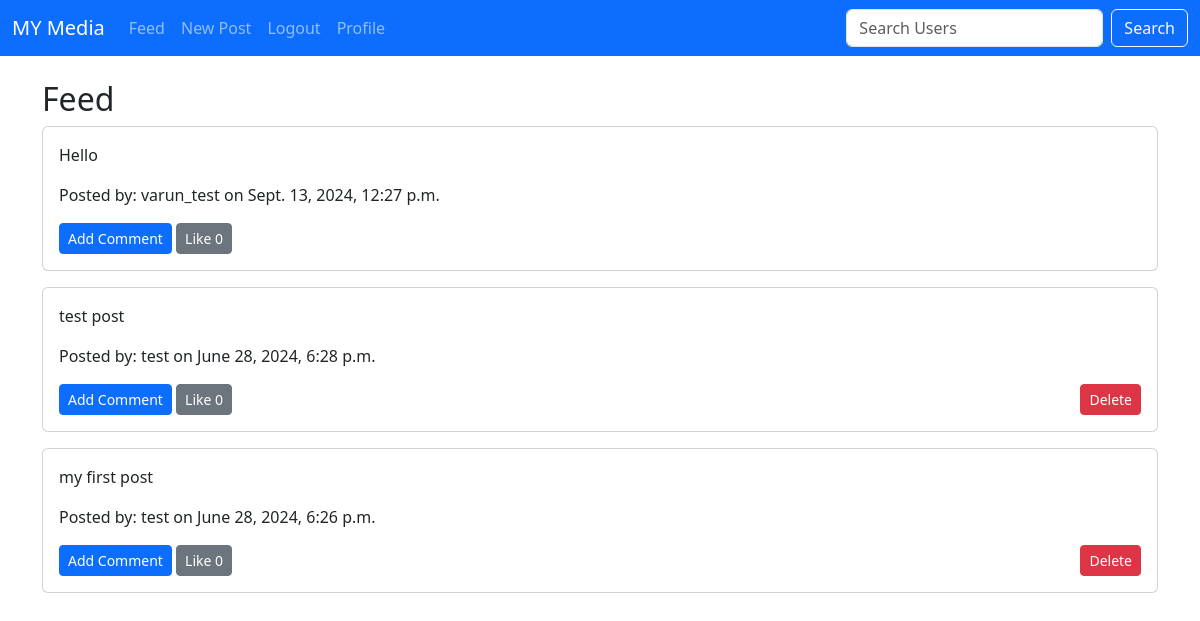
The page /feed/ (signed in) on the database its author committed.
### core/models.py (models this page shows, shortened)
class Post(models.Model):
    content = models.TextField()
    user = models.ForeignKey(User, on_delete=models.CASCADE, related_name='posts')
    created_at = models.DateTimeField(auto_now_add=True)
    updated_at = models.DateTimeField(auto_now=True)

### core/views.py (the view)
# urls.py: path('feed/', views.feed, name='feed'),
def feed(request):
    posts = Post.objects.all().order_by('-created_at')
    if request.user.is_authenticated:
        return render(request, 'feed.html', {'posts': posts})
    else:
        return render(request, 'guest_feed.html', {'posts': posts})

### core/templates/feed.html (shortened to what this page needs)
{% extends 'base.html' %}
{% block content %}
  <h2>Feed</h2>
  {% for post in posts %}
    <div class="card mb-3">
      <div class="card-body">
        <p class="card-text">{{ post.content }}</p>
        <p class="card-text">Posted by: {{ post.user.username }} on {{ post.created_at }}</p>
        <div class="d-flex justify-content-between">
          <div>
            <a href="{% url 'comment_create' post.pk %}" class="btn btn-primary btn-sm">Add Comment</a>
            <a href="{% url 'like' post.pk %}" class="btn btn-secondary btn-sm">Like {{ post.likes.count }}</a>
          </div>
          {% if post.user == request.user %}
            <a href="{% url 'post_delete' post.pk %}" class="btn btn-danger btn-sm">Delete</a>
          {% endif %}
        </div>
      </div>
    </div>
  {% endfor %}
{% endblock %}

### core/templates/base.html (shortened to what this page needs)
{% load bootstrap5 %}
<!DOCTYPE html>
<html lang="en">
  <head>
    {% bootstrap_css %}
    {% load static %}
  </head>
  <body>
    <header>
      <nav class="navbar navbar-expand-lg navbar-dark bg-primary">
        <div class="container-fluid">
          <a class="navbar-brand" href="{% url 'feed' %}">MY Media </a>
          <div class="collapse navbar-collapse" id="navbarNav">
            <ul class="navbar-nav">
              {% if user.is_authenticated %}
                <li class="nav-item">
                  <a class="nav-link" href="{% url 'feed' %}">Feed</a>
                </li>
                <li class="nav-item">
                  <a class="nav-link" href="{% url 'post_create' %}">New Post</a>
                </li>
                <li class="nav-item">
                  <a class="nav-link" href="{% url 'logout' %}">Logout</a>
                </li>
                <li class="nav-item">
                  <a class="nav-link" href="{% url 'user_profile' user.username %}">Profile</a>
                </li>
              {% endif %}
            </ul>
          </div>
          <form class="d-flex" role="search" action="{% url 'search_users' %}">
            <input class="form-control me-2" type="search" placeholder="Search Users" aria-label="Search" name="q" />
            <button class="btn btn-outline-light" type="submit">Search</button>
          </form>
        </div>
      </nav>
    </header>
    <main class="container my-4">
      {% block content %}
      {% endblock %}
    </main>
  </body>
</html>

### rows shown on the page
Post: content "Hello", user.username "varun_test", created_at "Sept. 13, 2024, 12:27 p.m.", likes.count "0"
Post: content "test post", user.username "test", created_at "June 28, 2024, 6:28 p.m.", likes.count "0", shows "Delete"
Post: content "my first post", user.username "test", created_at "June 28, 2024, 6:26 p.m.", likes.count "0", shows "Delete"
